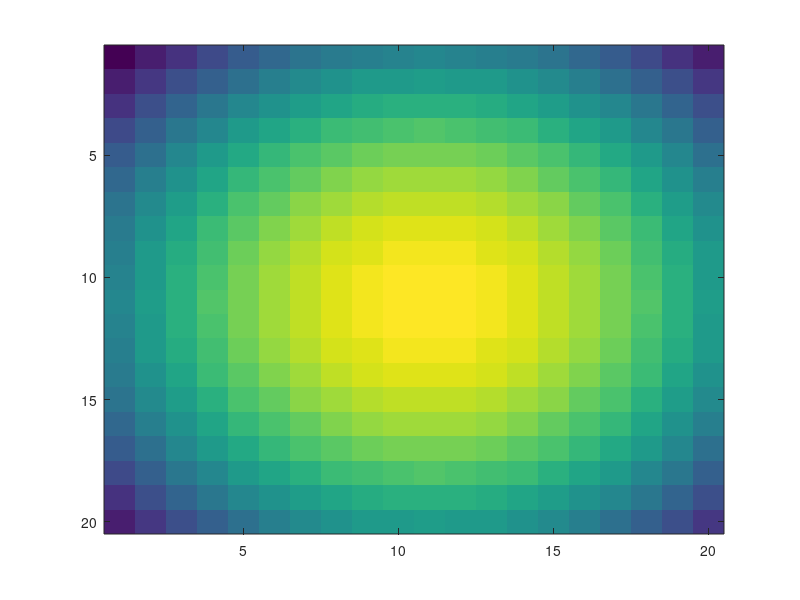

MATLAB code for this plot:
N = 20;
n=1;
d=50;
[x y]=meshgrid(-floor(N/2):floor(N/2)-1,-floor(N/2):floor(N/2)-1);
B = sqrt(2) - 1; %// Define B
D = sqrt(x.^2 + y.^2); %// Define distance to centre
hhp = 1 ./ (1 + B * ((d ./ D).^(2 * n)));
imagesc(1-hhp)